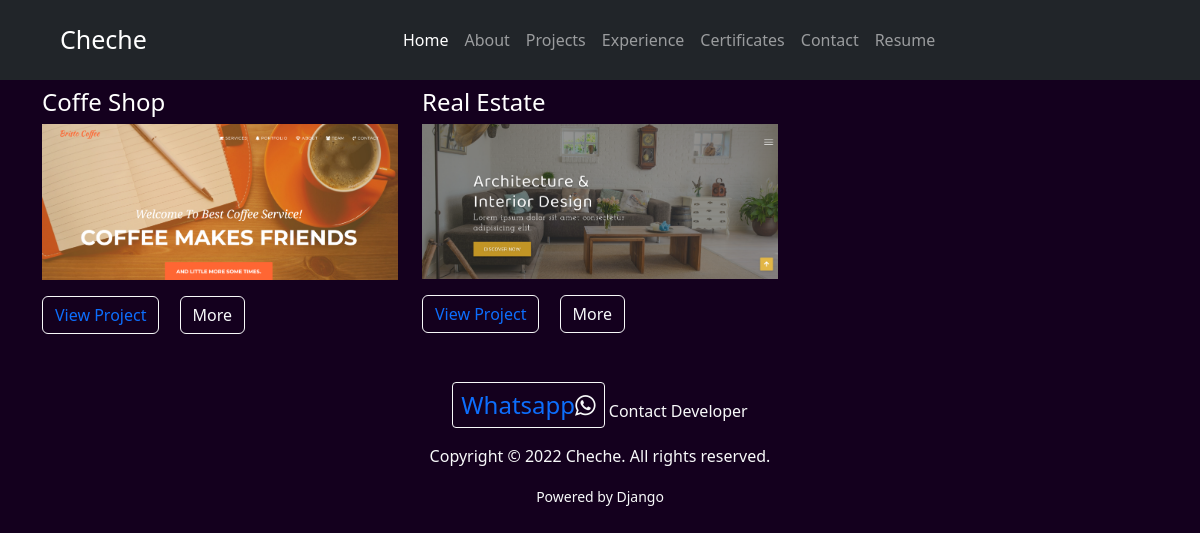
/projects/, run on the app's committed database.
### resume/models.py (models this page shows, shortened)
class Projects(models.Model):
    title = models.CharField(max_length=100)
    decription = models.TextField(blank=True)
    project_photo = models.ImageField(upload_to="images/projects_img")
    project_link = models.URLField(blank=True)
    class Meta:
        verbose_name_plural = "Projects"

### resume/views.py (the view)
# urls.py: path("projects/", views.projects, name="projects"),
def projects(request):
    project_show = Projects.objects.all()
    return render(request, "projects.html", {"project_show": project_show})

### resume/templates/projects.html (shortened to what this page needs)
 {% extends 'base.html' %} <br />
 {% load static %} <br />
{% block content1 %}
<div class="row my-2">
  {% for project in project_show %}
  <div class="col-4">
    <h4 style="color: #fff">{{ project.title|safe }}</h4>
    <img
      src="{{ project.project_photo.url }}"
      width="500"
      height="800"
      class="img-fluid"
      alt="projects"
    />
    <button class="btn btn-outline-light mt-3">
      <a href="{{ project.project_link }}" style="text-decoration: none"
        >View Project</a
      >
    </button>
     <a href="{% url 'resume:aboutproject' project.id  %}" class="btn btn-outline-light mt-3 mx-3">More</a>
  </div>
  {% endfor %}
</div>
{% endblock content1 %}

### resume/static/css/style.css (style rules this page uses)
body { background-color: rgb(20,0,30); }

### data on the page
Projects: title "Coffe Shop", project_photo (picture)
Projects: title "Real Estate", project_photo (picture)
